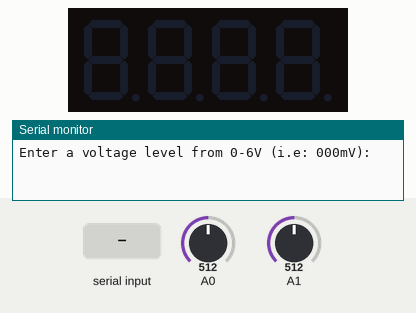
Bench run of a sketch on a simulated Arduino Mega 2560, built with avr-gcc and run on an emulated ATmega2560. Shown: 4-digit seven-segment display, the last lines printed to the serial monitor. Wiring (inferred from the names in the program): 4-digit 7-segment display, segments lit when LOW: segments pin 22, pin 23, pin 24, pin 25, pin 26, pin 27, pin 28; digit selects pin 30, pin 31, pin 32, pin 33. The inputs (shaded band) are chosen by the test bench; at power-on: A0 = 512, A1 = 512. The segment pins are drawn as the display they are named for.

Above: at 0.8 s.
0.9 s: "90,45\n" received over Serial
At 3.7 s:
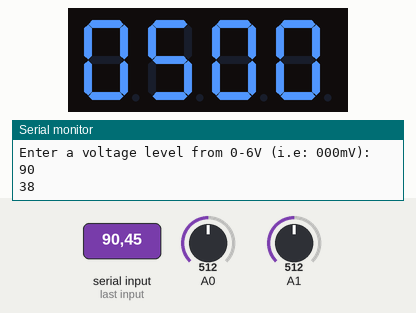
3.9 s: A0 set to 900
At 4.4 s:
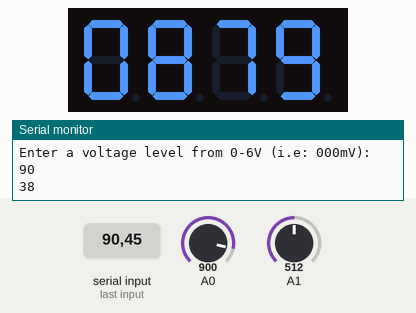
5.8 s: A0 set to 122
At 7.1 s:
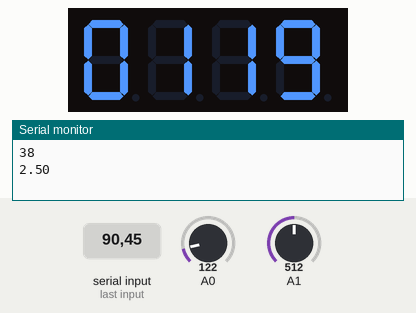
8.8 s: A0 set to 0
At 9.3 s:
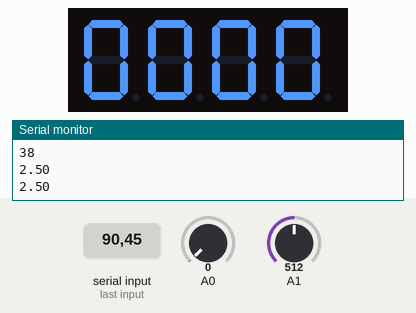
10.3 s: A0 set to 306
At 11.7 s:
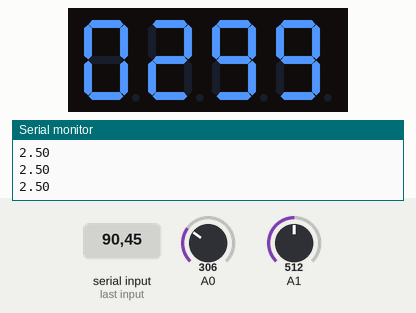
13.3 s: A0 set to 716
At 14.0 s:
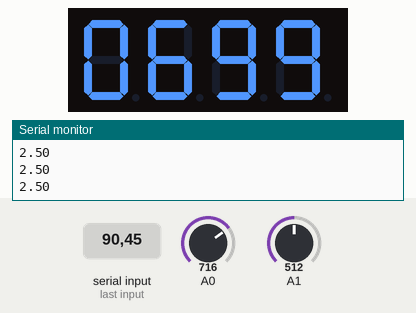
Timing chart, 0 to 16.3 s (numbered marks = the images above; inputs shaded):
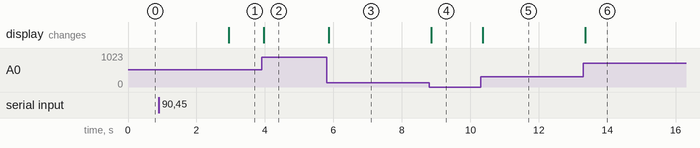

Measured:
- after the input at 0.9 s, the display: changes after 2.0 s (image 1)
- after the input at 3.9 s, the display: changes after 0.06 s (image 2)
- after the input at 5.8 s, the display: changes after 0.06 s (image 3)
- after the input at 8.8 s, the display: changes after 0.06 s (image 4)
- after the input at 10.3 s, the display: changes after 0.06 s (image 5)
- after the input at 13.3 s, the display: changes after 0.06 s (image 6)

The sketch:

motorControl.ino
```cpp
 /*
 motorControl
 Frank Olson
 v.1
 03 November 2014
 Arduino Mega 2560 v3
 Last Update: 03 November 2014

 This Program is for Lab 10 of EE 426.
 This also utilizes a SevSeg Display instead of the serial monitor.

 */


 ////////////// Variables for 4digit SevSeg Display //////////////
 const int A = 22;
 const int B = 23;
 const int C = 24;
 const int D = 25;
 const int E = 26;
 const int F = 27;
 const int G = 28;
 const int GND1 = 30;
 const int GND2 = 31;
 const int GND3 = 32;
 const int GND4 = 33;
 int time = 0;
 /////////////////////////////////////////////////////////////////

 ///////////////// Variables for motor adjustment// //////////////
 const float motorRes = 8.6;
 float testVoltage;
 int sensorTestVoltage;
 /////////////////////////////////////////////////////////////////


 /////////////// Variables for Switch Power Supply ///////////////
 const int powerPin = 13;
 int duty = 0;
 float input = 0.0;
 /////////////////////////////////////////////////////////////////


 ////////////////// Constants for ADC Volt Meter /////////////////
 const float r1 = 1000;
 const float r2 = 1000;
 const float resFactor = 1023.0*(r2/(r1+r2));
 /////////////////////////////////////////////////////////////////


 void setup(){
   // Setup of SevSeg Display pins
   pinMode(A, OUTPUT);
   pinMode(B, OUTPUT);
   pinMode(C, OUTPUT);
   pinMode(D, OUTPUT);
   pinMode(E, OUTPUT);
   pinMode(F, OUTPUT);
   pinMode(G, OUTPUT);
   pinMode(GND1, OUTPUT);
   pinMode(GND2, OUTPUT);
   pinMode(GND3, OUTPUT);
   pinMode(GND4, OUTPUT);

   // Setup of switching power supply pin
   pinMode(powerPin, OUTPUT);

   // Ask for initial user input
   Serial.begin(9600);
   Serial.print("Enter a voltage level from 0-6V (i.e: 000mV): ");
   input = userDigits();
   duty = map(input,0,600,0,255);
   Serial.println(duty);
   delay(2000);
 }

 void loop(){
   // Run power supply unless user wants to change the duty cycle
   analogWrite(powerPin, duty);

   // Print voltage level... need to see if this will work
   float sensor = analogRead(A0);
   float voltage = (sensor/resFactor) * (5);
   displayDigs(voltage * 100);


   /*
   if(time==500){
     Serial.println(voltage);
     time=0;
   }else{
     time++;
   }
   */

   // Get back emf
   sensorTestVoltage = analogRead(A1);
   testVoltage = sensorTestVoltage * (5.0/1023);

   if(time==500){
     Serial.println(testVoltage);
     time=0;
   }else{
     time++;
   }

   // Correct speed
   if(testVoltage > 0.01){
     duty = duty + 1;
   }
 }

 //////////////////// Functions for each digit ///////////////////
 void digit0() {
   digitalWrite(A, LOW);
   digitalWrite(B, LOW);
   digitalWrite(C, LOW);
   digitalWrite(D, LOW);
   digitalWrite(E, LOW);
   digitalWrite(F, LOW);
   digitalWrite(G, HIGH);
 }

 void digit1() {
   digitalWrite(A,HIGH);
   digitalWrite(B, LOW);
   digitalWrite(C, LOW);
   digitalWrite(D, HIGH);
   digitalWrite(E, HIGH);
   digitalWrite(F, HIGH);
   digitalWrite(G, HIGH);
 }

 void digit2() {
   digitalWrite(A,LOW);
   digitalWrite(B, LOW);
   digitalWrite(C, HIGH);
   digitalWrite(D, LOW);
   digitalWrite(E, LOW);
   digitalWrite(F, HIGH);
   digitalWrite(G, LOW);
 }

 void digit3() {
   digitalWrite(A,LOW);
   digitalWrite(B, LOW);
   digitalWrite(C, LOW);
   digitalWrite(D, LOW);
   digitalWrite(E, HIGH);
   digitalWrite(F, HIGH);
   digitalWrite(G, LOW);
 }

 void digit4() {
   digitalWrite(A,HIGH);
   digitalWrite(B, LOW);
   digitalWrite(C, LOW);
   digitalWrite(D, HIGH);
   digitalWrite(E, HIGH);
   digitalWrite(F, LOW);
   digitalWrite(G, LOW);
 }

 void digit5() {
   digitalWrite(A,LOW);
   digitalWrite(B, HIGH);
   digitalWrite(C, LOW);
   digitalWrite(D, LOW);
   digitalWrite(E, HIGH);
   digitalWrite(F, LOW);
   digitalWrite(G, LOW);
 }

 void digit6() {
   digitalWrite(A,LOW);
   digitalWrite(B, HIGH);
   digitalWrite(C, LOW);
   digitalWrite(D, LOW);
   digitalWrite(E, LOW);
   digitalWrite(F, LOW);
   digitalWrite(G, LOW);
 }

 void digit7() {
   digitalWrite(A,LOW);
   digitalWrite(B, LOW);
   digitalWrite(C, LOW);
   digitalWrite(D, HIGH);
   digitalWrite(E, HIGH);
   digitalWrite(F, HIGH);
   digitalWrite(G, HIGH);
 }

 void digit8() {
   digitalWrite(A, LOW);
   digitalWrite(B, LOW);
   digitalWrite(C, LOW);
   digitalWrite(D, LOW);
   digitalWrite(E, LOW);
   digitalWrite(F, LOW);
   digitalWrite(G, LOW);
 }

 void digit9() {
   digitalWrite(A, LOW);
   digitalWrite(B, LOW);
   digitalWrite(C, LOW);
   digitalWrite(D, LOW);
   digitalWrite(E, HIGH);
   digitalWrite(F, LOW);
   digitalWrite(G, LOW);
 }
 /////////////////////////////////////////////////////////////////


 /////////////// Function to display a single digit //////////////
 void displayDig(int digit){
   switch(digit){
     case 0:
     digit0();
     break;

     case 1:
     digit1();
     break;

     case 2:
     digit2();
     break;

     case 3:
     digit3();
     break;

     case 4:
     digit4();
     break;

     case 5:
     digit5();
     break;

     case 6:
     digit6();
     break;

     case 7:
     digit7();
     break;

     case 8:
     digit8();
     break;

     case 9:
     digit9();
     break;
   }
 }
 /////////////////////////////////////////////////////////////////


 //////////// Function to display a four digit number ////////////
 void displayDigs(int number){
   // define temp number
   int temp;

   // First Digit
   temp = number/1000;
   displayDig(temp);
   digitalWrite(GND1, HIGH);
   digitalWrite(GND2, LOW);
   digitalWrite(GND3, LOW);
   digitalWrite(GND4, LOW);
   delay(1);

   // Second Digit
   temp = number%1000;
   digitalWrite(GND1, LOW);
   displayDig(temp/100);
   digitalWrite(GND2, HIGH);
   delay(1);

   // Third Digit
   temp = number%100;
   digitalWrite(GND2, LOW);
   displayDig(temp/10);
   digitalWrite(GND3, HIGH);
   delay(1);

   // Fourth Digit
   temp = number%10;
   digitalWrite(GND3, LOW);
   displayDig(temp);
   digitalWrite(GND4, HIGH);
   delay(1);
 }
 /////////////////////////////////////////////////////////////////


 /////////////// Function for gathering user input ///////////////
 unsigned int userDigits(){
   // initialize variable
   int value;

   // setup buffer for multiple digits in user response
   char buffer[] = {' ',' ',' ',' ',' ',' ',' '}; // Receive up to 7

   // wait for input
   while(!Serial.available());

   // get user input and convert to int
   Serial.readBytesUntil('\n', buffer, 7);

   value = int(atoi(buffer));
   Serial.print(value);
   Serial.println();

   // return converted input
   return value;
 }
 /////////////////////////////////////////////////////////////////
```
